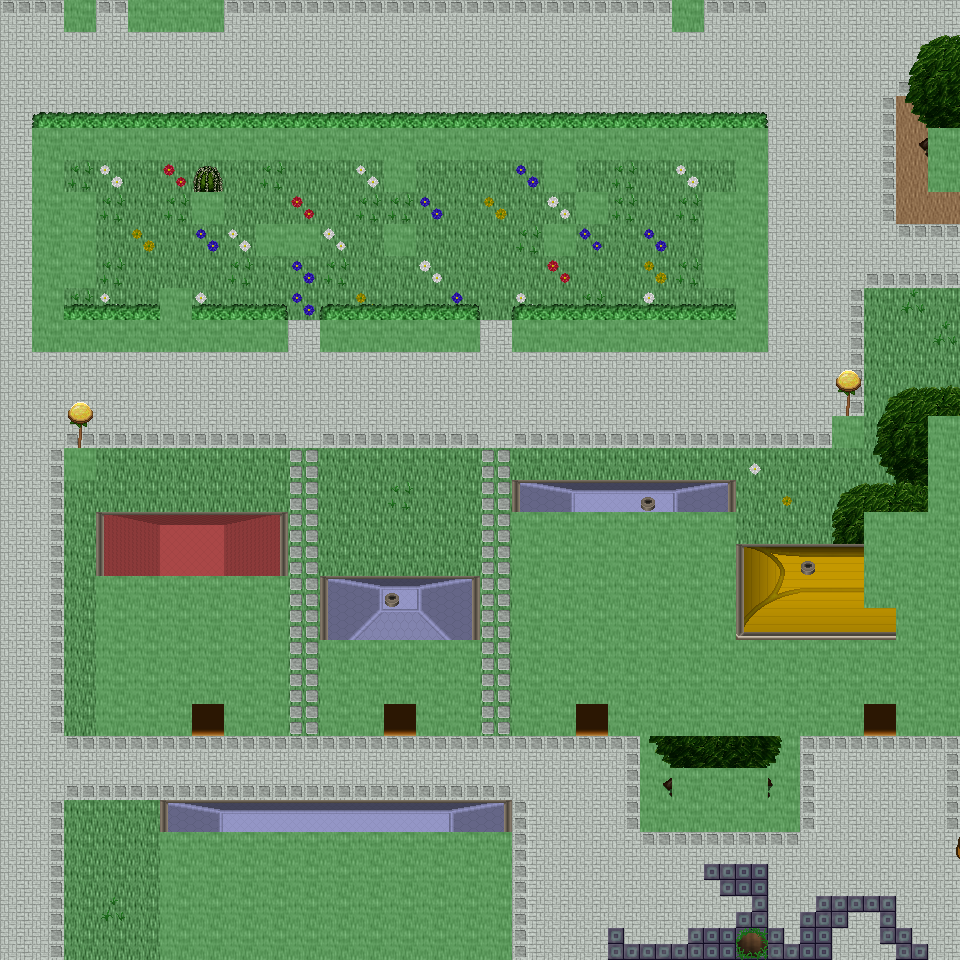

The image is a tile-based game level rendered from a .tmx file. Its description and source (layers, tilesets, objects; grid data summarised) follow:
An orthogonal 30x30 tile map with 32x32 px tiles, 6 tile layers (Ground, Object, Object2, Above, ...), 53 tilesets and 10 objects (10x mapExit).

<map version="1.0" orientation="orthogonal" renderorder="right-down" width="30" height="30" tilewidth="32" tileheight="32" nextobjectid="11">
  <tileset firstgid="1" name="tileset_ground_ground" tilewidth="32" tileheight="32" tilecount="33" columns="3">
    <image source="../drawable/tileset_ground_ground.png" width="96" height="352" />
  </tileset>
  <tileset firstgid="34" name="tileset_building_castle" tilewidth="32" tileheight="32" tilecount="320" columns="20">
    <image source="../drawable/tileset_building_castle.png" width="640" height="512" />
  </tileset>
  <tileset firstgid="354" name="tileset_ground_square_patch" tilewidth="32" tileheight="32" tilecount="9" columns="3">
    <image source="../drawable/tileset_ground_square_patch.png" width="96" height="96" />
  </tileset>
  <tileset firstgid="363" name="tileset_building_decoration_banner" tilewidth="32" tileheight="32" tilecount="12" columns="1">
    <image source="../drawable/tileset_building_decoration_banner.png" width="32" height="384" />
  </tileset>
  <tileset firstgid="375" name="tileset_ground_water_pool" tilewidth="32" tileheight="32" tilecount="72" columns="3">
    <image source="../drawable/tileset_ground_water_pool.png" width="96" height="768" />
  </tileset>
  <tileset firstgid="447" name="tileset_building_wall_wall_brown" tilewidth="32" tileheight="32" tilecount="12" columns="3">
    <image source="../drawable/tileset_building_wall_wall_brown.png" width="96" height="128" />
  </tileset>
  <tileset firstgid="459" name="tileset_plant_grasses" tilewidth="32" tileheight="32" tilecount="6" columns="3">
    <image source="../drawable/tileset_plant_grasses.png" width="96" height="64" />
  </tileset>
  <tileset firstgid="465" name="tileset_plant_flower_daisy_white" tilewidth="32" tileheight="32" tilecount="8" columns="2">
    <image source="../drawable/tileset_plant_flower_daisy_white.png" width="64" height="128" />
  </tileset>
  <tileset firstgid="473" name="tileset_plant_tree_tree_darkgreen" tilewidth="32" tileheight="32" tilecount="88" columns="8">
    <image source="../drawable/tileset_plant_tree_tree_darkgreen.png" width="256" height="352" />
  </tileset>
  <tileset firstgid="561" name="tileset_plant_flower_daisy_red" tilewidth="32" tileheight="32" tilecount="8" columns="2">
    <image source="../drawable/tileset_plant_flower_daisy_red.png" width="64" height="128" />
  </tileset>
  <tileset firstgid="569" name="tileset_ground_grass_edges" tilewidth="32" tileheight="32" tilecount="36" columns="12">
    <image source="../drawable/tileset_ground_grass_edges.png" width="384" height="96" />
  </tileset>
  <tileset firstgid="605" name="tileset_ground_grass_corners" tilewidth="32" tileheight="32" tilecount="24" columns="6">
    <image source="../drawable/tileset_ground_grass_corners.png" width="192" height="128" />
  </tileset>
  <tileset firstgid="629" name="tileset_plant_bush_hedge" tilewidth="32" tileheight="32" tilecount="35" columns="5">
    <image source="../drawable/tileset_plant_bush_hedge.png" width="160" height="224" />
  </tileset>
  <tileset firstgid="664" name="tileset_ground_rock_pebbles" tilewidth="32" tileheight="32" tilecount="3" columns="1">
    <image source="../drawable/tileset_ground_rock_pebbles.png" width="32" height="96" />
  </tileset>
  <tileset firstgid="667" name="tileset_plant_bush_bushes" tilewidth="32" tileheight="32" tilecount="10" columns="5">
    <image source="../drawable/tileset_plant_bush_bushes.png" width="160" height="64" />
  </tileset>
  <tileset firstgid="677" name="tileset_building_roof_red" tilewidth="32" tileheight="32" tilecount="20" columns="5">
    <image source="../drawable/tileset_building_roof_red.png" width="160" height="128" />
  </tileset>
  <tileset firstgid="697" name="tileset_plant_flower_daisy_yellow" tilewidth="32" tileheight="32" tilecount="8" columns="2">
    <image source="../drawable/tileset_plant_flower_daisy_yellow.png" width="64" height="128" />
  </tileset>
  <tileset firstgid="705" name="tileset_plant_leaves" tilewidth="32" tileheight="32" tilecount="8" columns="4">
    <image source="../drawable/tileset_plant_leaves.png" width="128" height="64" />
  </tileset>
  <tileset firstgid="713" name="tileset_item_corpse_skull_pale" tilewidth="32" tileheight="32" tilecount="2" columns="2">
    <image source="../drawable/tileset_item_corpse_skull_pale.png" width="64" height="32" />
  </tileset>
  <tileset firstgid="715" name="tileset_building_roof_blue" tilewidth="32" tileheight="32" tilecount="20" columns="5">
    <image source="../drawable/tileset_building_roof_blue.png" width="160" height="128" />
  </tileset>
  <tileset firstgid="735" name="tileset_plant_cactus" tilewidth="32" tileheight="32" tilecount="2" columns="1">
    <image source="../drawable/tileset_plant_cactus.png" width="32" height="64" />
  </tileset>
  <tileset firstgid="737" name="tileset_plant_flower_daisy_blue" tilewidth="32" tileheight="32" tilecount="8" columns="2">
    <image source="../drawable/tileset_plant_flower_daisy_blue.png" width="64" height="128" />
  </tileset>
  <tileset firstgid="745" name="tileset_plant_stump_stump_brown" tilewidth="32" tileheight="32" tilecount="4" columns="2">
    <image source="../drawable/tileset_plant_stump_stump_brown.png" width="64" height="64" />
  </tileset>
  <tileset firstgid="749" name="tileset_plant_stump_rectangular" tilewidth="32" tileheight="32" tilecount="4" columns="2">
    <image source="../drawable/tileset_plant_stump_rectangular.png" width="64" height="64" />
  </tileset>
  <tileset firstgid="753" name="tileset_furniture_carpet_border" tilewidth="32" tileheight="32" tilecount="12" columns="3">
    <image source="../drawable/tileset_furniture_carpet_border.png" width="96" height="128" />
  </tileset>
  <tileset firstgid="765" name="tileset_ground_pothole" tilewidth="32" tileheight="32" tilecount="4" columns="4">
    <image source="../drawable/tileset_ground_pothole.png" width="128" height="32" />
  </tileset>
  <tileset firstgid="769" name="tileset_furniture_carpet_carpets" tilewidth="32" tileheight="32" tilecount="8" columns="4">
    <image source="../drawable/tileset_furniture_carpet_carpets.png" width="128" height="64" />
  </tileset>
  <tileset firstgid="777" name="tileset_building_roof_yellow" tilewidth="32" tileheight="32" tilecount="20" columns="5">
    <image source="../drawable/tileset_building_roof_yellow.png" width="160" height="128" />
  </tileset>
  <tileset firstgid="797" name="tileset_plant_stump_stump_green" tilewidth="32" tileheight="32" tilecount="4" columns="2">
    <image source="../drawable/tileset_plant_stump_stump_green.png" width="64" height="64" />
  </tileset>
  <tileset firstgid="801" name="tileset_item_pot_pot_golden_centred" tilewidth="32" tileheight="32" tilecount="3" columns="3">
    <image source="../drawable/tileset_item_pot_pot_golden_centred.png" width="96" height="32" />
  </tileset>
  <tileset firstgid="804" name="tileset_building_roof_green" tilewidth="32" tileheight="32" tilecount="20" columns="5">
    <image source="../drawable/tileset_building_roof_green.png" width="160" height="128" />
  </tileset>
  <tileset firstgid="824" name="tileset_item_statue_fairypool" tilewidth="32" tileheight="32" tilecount="16" columns="2">
    <image source="../drawable/tileset_item_statue_fairypool.png" width="64" height="256" />
  </tileset>
  <tileset firstgid="840" name="tileset_building_window_window_left" tilewidth="32" tileheight="32" tilecount="2" columns="2">
    <image source="../drawable/tileset_building_window_window_left.png" width="64" height="32" />
  </tileset>
  <tileset firstgid="842" name="tileset_building_window_window_long" tilewidth="32" tileheight="32" tilecount="3" columns="3">
    <image source="../drawable/tileset_building_window_window_long.png" width="96" height="32" />
  </tileset>
  <tileset firstgid="845" name="tileset_building_door_door_n" tilewidth="32" tileheight="32" tilecount="6" columns="3">
    <image source="../drawable/tileset_building_door_door_n.png" width="96" height="64" />
  </tileset>
  <tileset firstgid="851" name="tileset_item_postbox" tilewidth="32" tileheight="32" tilecount="4" columns="2">
    <image source="../drawable/tileset_item_postbox.png" width="64" height="64" />
  </tileset>
  <tileset firstgid="855" name="tileset_building_window_window_right" tilewidth="32" tileheight="32" tilecount="2" columns="2">
    <image source="../drawable/tileset_building_window_window_right.png" width="64" height="32" />
  </tileset>
  <tileset firstgid="857" name="tileset_building_decoration_blue_circle" tilewidth="32" tileheight="32" tilecount="4" columns="2">
    <image source="../drawable/tileset_building_decoration_blue_circle.png" width="64" height="64" />
  </tileset>
  <tileset firstgid="861" name="tileset_plant_indoor_flower_baskets" tilewidth="32" tileheight="32" tilecount="3" columns="1">
    <image source="../drawable/tileset_plant_indoor_flower_baskets.png" width="32" height="96" />
  </tileset>
  <tileset firstgid="864" name="tileset_building_decoration_chimney_big" tilewidth="32" tileheight="32" tilecount="2" columns="1">
    <image source="../drawable/tileset_building_decoration_chimney_big.png" width="32" height="64" />
  </tileset>
  <tileset firstgid="866" name="tileset_building_decoration_banner_long" tilewidth="32" tileheight="32" tilecount="3" columns="3">
    <image source="../drawable/tileset_building_decoration_banner_long.png" width="96" height="32" />
  </tileset>
  <tileset firstgid="869" name="tileset_building_decoration_chimney" tilewidth="32" tileheight="32" tilecount="2" columns="1">
    <image source="../drawable/tileset_building_decoration_chimney.png" width="32" height="64" />
  </tileset>
  <tileset firstgid="871" name="tileset_building_decoration_longhorn_skull" tilewidth="32" tileheight="32" tilecount="6" columns="3">
    <image source="../drawable/tileset_building_decoration_longhorn_skull.png" width="96" height="64" />
  </tileset>
  <tileset firstgid="877" name="tileset_building_decoration_library_banner" tilewidth="32" tileheight="32" tilecount="6" columns="3">
    <image source="../drawable/tileset_building_decoration_library_banner.png" width="96" height="64" />
  </tileset>
  <tileset firstgid="883" name="tileset_logic_creature_elf" tilewidth="32" tileheight="32" tilecount="16" columns="8">
    <image source="../drawable/tileset_logic_creature_elf.png" width="256" height="64" />
  </tileset>
  <tileset firstgid="899" name="tileset_logic_portal" tilewidth="32" tileheight="32" tilecount="24" columns="8">
    <image source="../drawable/tileset_logic_portal.png" width="256" height="96" />
  </tileset>
  <tileset firstgid="923" name="tileset_logic_collision" tilewidth="32" tileheight="32" tilecount="1" columns="1">
    <image source="../drawable/tileset_logic_collision.png" width="32" height="32" />
  </tileset>
  <tileset firstgid="924" name="tileset_ground_green_paving" tilewidth="32" tileheight="32" tilecount="18" columns="3">
    <image source="../drawable/tileset_ground_green_paving.png" width="96" height="192" />
  </tileset>
  <tileset firstgid="942" name="tileset_light_door_light" tilewidth="32" tileheight="32" tilecount="12" columns="3">
    <image source="../drawable/tileset_light_door_light.png" width="96" height="128" />
  </tileset>
  <tileset firstgid="954" name="tileset_furniture_light_roots_lamp" tilewidth="32" tileheight="32" tilecount="6" columns="2">
    <image source="../drawable/tileset_furniture_light_roots_lamp.png" width="64" height="96" />
  </tileset>
  <tileset firstgid="960" name="tileset_light_dim_yellow_light_7x5" tilewidth="32" tileheight="32" tilecount="35" columns="7">
    <image source="../drawable/tileset_light_dim_yellow_light_7x5.png" width="224" height="160" />
  </tileset>
  <tileset firstgid="995" name="tileset_light_yellow_light_5x5" tilewidth="32" tileheight="32" tilecount="25" columns="5">
    <image source="../drawable/tileset_light_yellow_light_5x5.png" width="160" height="160" />
  </tileset>
  <tileset firstgid="1020" name="tileset_building_decoration_shop_banners" tilewidth="32" tileheight="32" tilecount="8" columns="8">
    <image source="../drawable/tileset_building_decoration_shop_banners.png" width="256" height="32" />
  </tileset>
  <layer name="Ground" width="30" height="30">
    <data>[900 cells, 900 non-empty, 5 distinct tile ids]</data>
  </layer>
  <layer name="Object" width="30" height="30">
    <data>[900 cells, 418 non-empty, 72 distinct tile ids]</data>
  </layer>
  <layer name="Object2" width="30" height="30">
    <data>[900 cells, 82 non-empty, 27 distinct tile ids]</data>
  </layer>
  <layer name="Above" width="30" height="30">
    <data>[900 cells, 206 non-empty, 79 distinct tile ids]</data>
  </layer>
  <layer name="Above2" width="30" height="30">
    <data>[900 cells, 10 non-empty, 6 distinct tile ids]</data>
  </layer>
  <layer name="Walkable" width="30" height="30">
    <data>[900 cells, 253 non-empty, 1 distinct tile ids]</data>
  </layer>
  <objectgroup name="MapEvents">
    <object id="1" name="north" type="mapExit" x="0" y="0" width="64" height="32">
      <properties>
        <property name="map" value="level_0_x154_y77" />
        <property name="x" value="0" />
        <property name="y" value="28" />
      </properties>
    </object>
    <object id="2" name="north2" type="mapExit" x="96" y="0" width="32" height="32">
      <properties>
        <property name="map" value="level_0_x154_y77" />
        <property name="x" value="3" />
        <property name="y" value="28" />
      </properties>
    </object>
    <object id="3" name="north3" type="mapExit" x="224" y="0" width="448" height="32">
      <properties>
        <property name="map" value="level_0_x154_y77" />
        <property name="x" value="7" />
        <property name="y" value="28" />
      </properties>
    </object>
    <object id="4" name="north4" type="mapExit" x="704" y="0" width="256" height="32">
      <properties>
        <property name="map" value="level_0_x154_y77" />
        <property name="x" value="22" />
        <property name="y" value="28" />
      </properties>
    </object>
    <object id="5" name="south" type="mapExit" x="0" y="928" width="160" height="32">
      <properties>
        <property name="map" value="level_0_x154_y79" />
        <property name="x" value="0" />
        <property name="y" value="1" />
      </properties>
    </object>
    <object id="6" name="south2" type="mapExit" x="512" y="928" width="448" height="32">
      <properties>
        <property name="map" value="level_0_x154_y79" />
        <property name="x" value="16" />
        <property name="y" value="1" />
      </properties>
    </object>
    <object id="7" name="west" type="mapExit" x="0" y="0" width="32" height="960">
      <properties>
        <property name="map" value="level_0_x153_y78" />
        <property name="x" value="28" />
        <property name="y" value="0" />
      </properties>
    </object>
    <object id="8" name="east" type="mapExit" x="928" y="0" width="32" height="128">
      <properties>
        <property name="map" value="level_0_x155_y78" />
        <property name="x" value="1" />
        <property name="y" value="0" />
      </properties>
    </object>
    <object id="9" name="east2" type="mapExit" x="928" y="192" width="32" height="224">
      <properties>
        <property name="map" value="level_0_x155_y78" />
        <property name="x" value="1" />
        <property name="y" value="6" />
      </properties>
    </object>
    <object id="10" name="east3" type="mapExit" x="928" y="736" width="32" height="224">
      <properties>
        <property name="map" value="level_0_x155_y78" />
        <property name="x" value="1" />
        <property name="y" value="23" />
      </properties>
    </object>
  </objectgroup>
</map>
